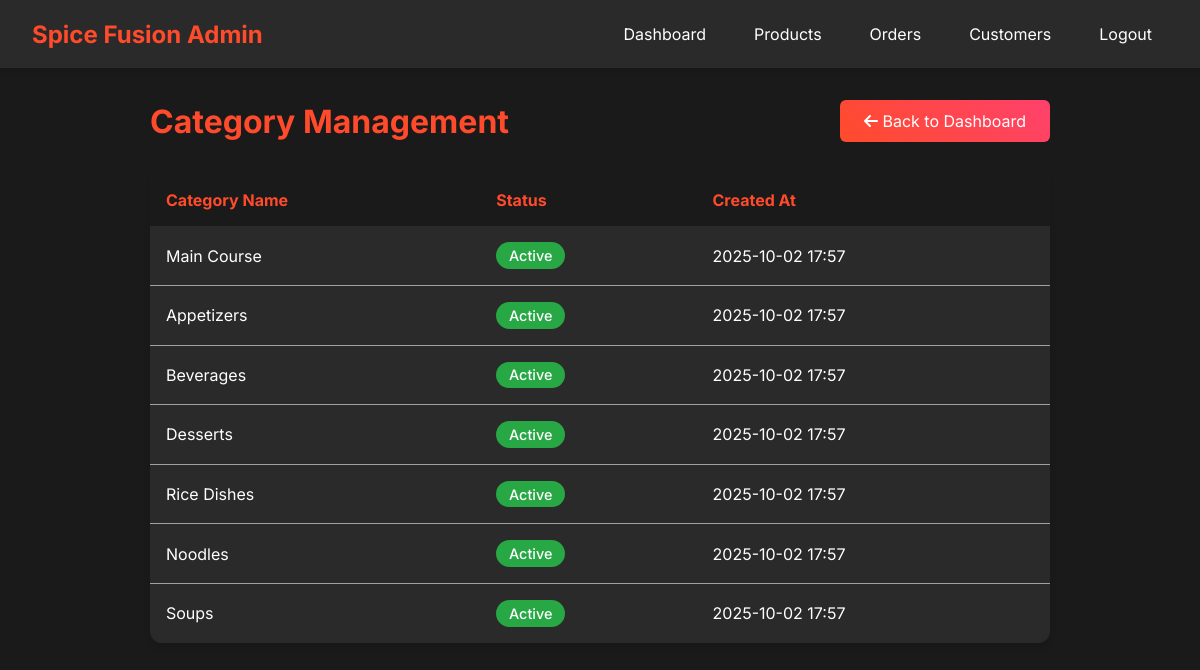
Before: /admin/categories/categories.php (signed in) with the older database file.
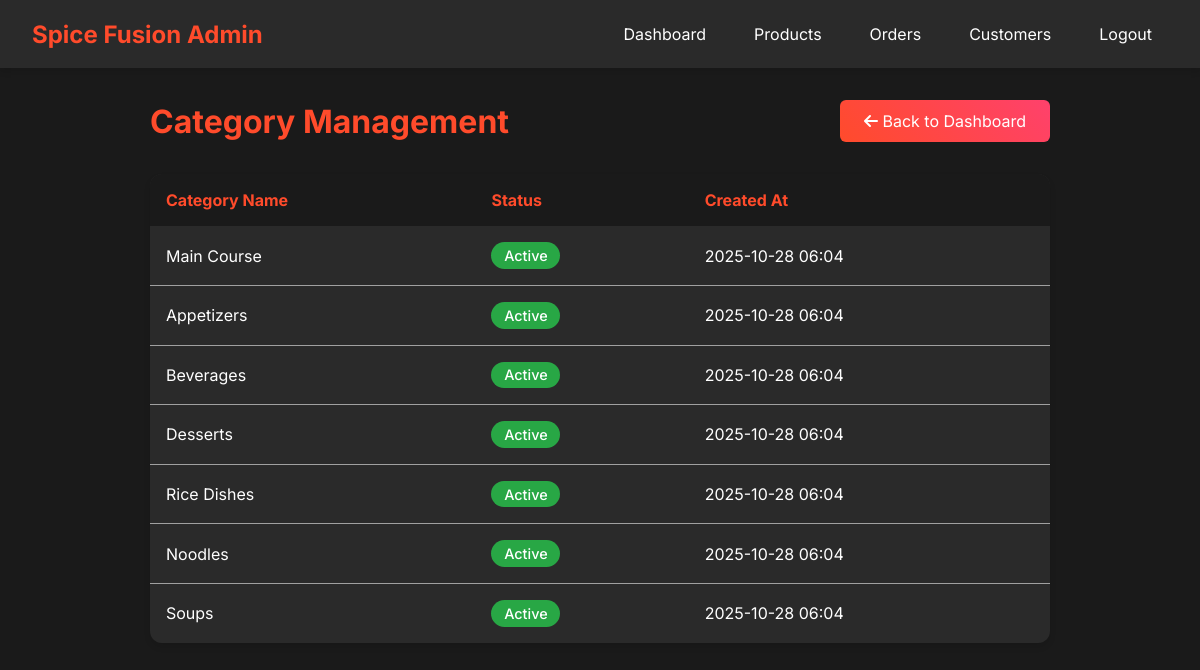
After: the same page with the newer database file.
### tables this page shows
CREATE TABLE `category` (
  `category_id` int(11) NOT NULL,
  `category_name` varchar(100) NOT NULL,
  `description` text DEFAULT NULL,
  `image` varchar(255) DEFAULT NULL,
  `is_active` tinyint(1) DEFAULT 1,
  `created_at` timestamp NOT NULL DEFAULT current_timestamp()
);

### admin/categories/categories.php (the view, shortened to what this page needs)
<?php
$pdo = getDBConnection();
$stmt = $pdo->prepare('SELECT * FROM category ORDER BY created_at DESC');
$stmt->execute();
$categories = $stmt->fetchAll();
?>
<!DOCTYPE html>
<html lang="en">
<head>
    <link rel="stylesheet" href="https://cdnjs.cloudflare.com/ajax/libs/font-awesome/6.0.0/css/all.min.css">
</head>
<body>
    <div class="admin-header">
        <div class="header-content">
            <div class="logo">
                <h1>Spice Fusion Admin</h1>
            </div>
            <div class="nav-links">
                <a href="../dashboard/dashboard.php">Dashboard</a>
                <a href="../products/product.php">Products</a>
                <a href="../orders/order.php">Orders</a>
                <a href="../members/member.php">Customers</a>
                <a href="../auth/logout.php">Logout</a>
            </div>
        </div>
    </div>
    <div class="container">
        <div class="page-header">
            <h1 class="page-title">Category Management</h1>
            <a href="../dashboard/dashboard.php" class="back-btn"><i class="fas fa-arrow-left"></i> Back to Dashboard</a>
        </div>
        <?php if (empty($categories)): ?>
            <p style="color: var(--text-gray);">暂无分类。</p>
        <?php else: ?>
            <table class="categories-table">
                <thead>
                    <tr>
                        <th>Category Name</th>
                        <th>Status</th>
                        <th>Created At</th>
                    </tr>
                </thead>
                <tbody>
                    <?php foreach ($categories as $cat): ?>
                        <tr>
                            <td><?php echo htmlspecialchars($cat['category_name']); ?></td>
                            <td><span class="status-badge <?php echo $cat['is_active'] ? 'active' : 'inactive'; ?>"><?php echo $cat['is_active'] ? 'Active' : 'Inactive'; ?></span></td>
                            <td><?php echo date('Y-m-d H:i', strtotime($cat['created_at'])); ?></td>
                        </tr>
                    <?php endforeach; ?>
                </tbody>
            </table>
        <?php endif; ?>
    </div>
</body>
</html>

Changed rows visible on the page:
changed category "Main Course": created_at "2025-10-02 17:57" → "2025-10-28 06:04"
changed category "Appetizers": created_at "2025-10-02 17:57" → "2025-10-28 06:04"
changed category "Beverages": created_at "2025-10-02 17:57" → "2025-10-28 06:04"
changed category "Desserts": created_at "2025-10-02 17:57" → "2025-10-28 06:04"
changed category "Rice Dishes": created_at "2025-10-02 17:57" → "2025-10-28 06:04"
changed category "Noodles": created_at "2025-10-02 17:57" → "2025-10-28 06:04"
changed category "Soups": created_at "2025-10-02 17:57" → "2025-10-28 06:04"
